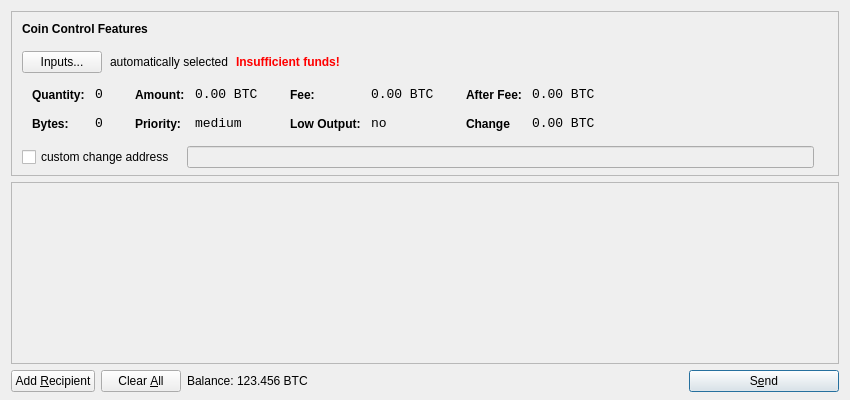
<?xml version="1.0" encoding="UTF-8"?>
<ui version="4.0">
 <class>SendCoinsDialog</class>
 <widget class="QDialog" name="SendCoinsDialog">
  <property name="geometry">
   <rect>
    <x>0</x>
    <y>0</y>
   <width>850</width>
    <height>400</height>
   </rect>
  </property>
  <property name="windowTitle">
   <string>Send Coins</string>
  </property>
  <layout class="QVBoxLayout" name="verticalLayout" stretch="0,1,0">
   <property name="bottomMargin">
    <number>8</number>
    </property>
    <item>
     <widget class="QFrame" name="frameCoinControl">
      <property name="sizePolicy">
       <sizepolicy hsizetype="Expanding" vsizetype="Expanding">
        <horstretch>0</horstretch>
        <verstretch>0</verstretch>
       </sizepolicy>
      </property>
      <property name="maximumSize">
       <size>
        <width>16777215</width>
        <height>16777215</height>
       </size>
      </property>
      <property name="frameShape">
       <enum>QFrame::StyledPanel</enum>
      </property>
      <property name="frameShadow">
       <enum>QFrame::Sunken</enum>
     </property>
      <layout class="QVBoxLayout" name="verticalLayoutCoinControl2">
      <property name="spacing">
        <number>-1</number>
       </property>
       <property name="leftMargin">
        <number>0</number>
       </property>
       <property name="topMargin">
        <number>0</number>
       </property>
       <property name="rightMargin">
        <number>0</number>
       </property>
       <property name="bottomMargin">
        <number>6</number>
       </property>
       <item>
        <layout class="QVBoxLayout" name="verticalLayoutCoinControl" stretch="0,0,0,0,1">
         <property name="spacing">
          <number>0</number>
         </property>
         <property name="leftMargin">
          <number>10</number>
         </property>
         <property name="topMargin">
          <number>10</number>
         </property>
         <item>
          <layout class="QHBoxLayout" name="horizontalLayoutCoinControl1">
           <property name="bottomMargin">
            <number>15</number>
           </property>
           <item>
            <widget class="QLabel" name="labelCoinControlFeatures">
             <property name="sizePolicy">
              <sizepolicy hsizetype="Preferred" vsizetype="Maximum">
               <horstretch>0</horstretch>
               <verstretch>0</verstretch>
              </sizepolicy>
             </property>
             <property name="font">
              <font>
               <weight>75</weight>
               <bold>true</bold>
              </font>
             </property>
             <property name="styleSheet">
              <string notr="true">font-weight:bold;</string>
             </property>
            <property name="text">
              <string>Coin Control Features</string>
             </property>
            </widget>
           </item>
          </layout>
         </item>
         <item>
          <layout class="QHBoxLayout" name="horizontalLayoutCoinControl2" stretch="0,0,0,0">
           <property name="spacing">
            <number>8</number>
           </property>
           <property name="bottomMargin">
            <number>10</number>
           </property>
           <item>
            <widget class="QPushButton" name="pushButtonCoinControl">
             <property name="styleSheet">
              <string notr="true"/>
             </property>
             <property name="text">
              <string>Inputs...</string>
             </property>
            </widget>
           </item>
           <item>
            <widget class="QLabel" name="labelCoinControlAutomaticallySelected">
             <property name="text">
              <string>automatically selected</string>
             </property>
             <property name="margin">
             <number>5</number>
            </property>
            </widget>
           </item>
           <item>
            <widget class="QLabel" name="labelCoinControlInsuffFunds">
             <property name="font">
              <font>
               <weight>75</weight>
               <bold>true</bold>
              </font>
             </property>
             <property name="styleSheet">
              <string notr="true">color:red;font-weight:bold;</string>
             </property>
             <property name="text">
              <string>Insufficient funds!</string>
             </property>
             <property name="margin">
              <number>5</number>
             </property>
            </widget>
           </item>
           <item>
            <spacer name="horizontalSpacerCoinControl">
             <property name="orientation">
              <enum>Qt::Horizontal</enum>
             </property>
             <property name="sizeHint" stdset="0">
              <size>
               <width>40</width>
               <height>1</height>
              </size>
             </property>
            </spacer>
           </item>
          </layout>
         </item>
         <item>
          <widget class="QWidget" name="widgetCoinControl" native="true">
           <property name="sizePolicy">
            <sizepolicy hsizetype="Preferred" vsizetype="Preferred">
             <horstretch>0</horstretch>
             <verstretch>0</verstretch>
            </sizepolicy>
           </property>
           <property name="minimumSize">
            <size>
             <width>0</width>
             <height>0</height>
            </size>
          </property>
           <property name="styleSheet">
            <string notr="true"/>
           </property>
           <layout class="QHBoxLayout" name="horizontalLayoutCoinControl5">
            <property name="margin">
             <number>0</number>
            </property>
            <item>
             <layout class="QHBoxLayout" name="horizontalLayoutCoinControl3" stretch="0,0,0,1">
              <property name="spacing">
               <number>20</number>
              </property>
              <property name="topMargin">
               <number>0</number>
              </property>
              <property name="bottomMargin">
               <number>10</number>
              </property>
              <item>
               <layout class="QFormLayout" name="formLayoutCoinControl1">
                <property name="horizontalSpacing">
                 <number>10</number>
                </property>
                <property name="verticalSpacing">
                 <number>14</number>
                </property>
                <property name="leftMargin">
                 <number>10</number>
                </property>
                <property name="topMargin">
                 <number>4</number>
                </property>
                <property name="rightMargin">
                 <number>6</number>
                </property>
                <item row="0" column="0">
                 <widget class="QLabel" name="labelCoinControlQuantityText">
                 <property name="styleSheet">
                   <string notr="true">font-weight:bold;</string>
                  </property>
                  <property name="text">
                   <string>Quantity:</string>
                  </property>
                  <property name="margin">
                   <number>0</number>
                  </property>
                 </widget>
                </item>
                <item row="0" column="1">
                 <widget class="QLabel" name="labelCoinControlQuantity">
                  <property name="font">
                  <font>
                   <family>Monospace</family>
                    <pointsize>10</pointsize>
                   </font>
                  </property>
                  <property name="cursor">
                   <cursorShape>IBeamCursor</cursorShape>
                  </property>
                  <property name="contextMenuPolicy">
                   <enum>Qt::ActionsContextMenu</enum>
                  </property>
                  <property name="text">
                   <string>0</string>
                  </property>
                  <property name="margin">
                   <number>0</number>
                  </property>
                  <property name="textInteractionFlags">
                   <set>Qt::LinksAccessibleByMouse|Qt::TextSelectableByKeyboard|Qt::TextSelectableByMouse</set>
                  </property>
                 </widget>
                </item>
                <item row="1" column="0">
                 <widget class="QLabel" name="labelCoinControlBytesText">
                  <property name="styleSheet">
                   <string notr="true">font-weight:bold;</string>
                  </property>
                  <property name="text">
                   <string>Bytes:</string>
                  </property>
                 </widget>
                </item>
                <item row="1" column="1">
                 <widget class="QLabel" name="labelCoinControlBytes">
                  <property name="font">
                   <font>
                    <family>Monospace</family>
                    <pointsize>10</pointsize>
                   </font>
                  </property>
                  <property name="cursor">
                  <cursorShape>IBeamCursor</cursorShape>
                  </property>
                 <property name="contextMenuPolicy">
                  <enum>Qt::ActionsContextMenu</enum>
                  </property>
                  <property name="text">
                   <string>0</string>
                  </property>
                  <property name="textInteractionFlags">
                   <set>Qt::LinksAccessibleByMouse|Qt::TextSelectableByKeyboard|Qt::TextSelectableByMouse</set>
                  </property>
                 </widget>
                </item>
               </layout>
              </item>
              <item>
               <layout class="QFormLayout" name="formLayoutCoinControl2">
                <property name="horizontalSpacing">
                 <number>10</number>
                </property>
                <property name="verticalSpacing">
                 <number>14</number>
                </property>
                <property name="leftMargin">
                 <number>6</number>
                </property>
                <property name="topMargin">
                 <number>4</number>
                </property>
                <property name="rightMargin">
                 <number>6</number>
                </property>
                <item row="0" column="0">
                 <widget class="QLabel" name="labelCoinControlAmountText">
                  <property name="styleSheet">
                   <string notr="true">font-weight:bold;</string>
                  </property>
                  <property name="text">
                   <string>Amount:</string>
                  </property>
                  <property name="margin">
                   <number>0</number>
                  </property>
                 </widget>
                </item>
                <item row="0" column="1">
                 <widget class="QLabel" name="labelCoinControlAmount">
                  <property name="font">
                   <font>
                    <family>Monospace</family>
                    <pointsize>10</pointsize>
                  </font>
                  </property>
                  <property name="cursor">
                   <cursorShape>IBeamCursor</cursorShape>
                  </property>
                  <property name="contextMenuPolicy">
                   <enum>Qt::ActionsContextMenu</enum>
                  </property>
                  <property name="text">
                   <string>0.00 BTC</string>
                  </property>
                  <property name="textInteractionFlags">
                   <set>Qt::LinksAccessibleByMouse|Qt::TextSelectableByKeyboard|Qt::TextSelectableByMouse</set>
                  </property>
                 </widget>
                </item>
                <item row="1" column="0">
                 <widget class="QLabel" name="labelCoinControlPriorityText">
                  <property name="styleSheet">
                   <string notr="true">font-weight:bold;</string>
                  </property>
                  <property name="text">
                   <string>Priority:</string>
                  </property>
                 </widget>
                </item>
                <item row="1" column="1">
                 <widget class="QLabel" name="labelCoinControlPriority">
                  <property name="font">
                   <font>
                    <family>Monospace</family>
                    <pointsize>10</pointsize>
                   </font>
                  </property>
                  <property name="cursor">
                   <cursorShape>IBeamCursor</cursorShape>
                  </property>
                  <property name="contextMenuPolicy">
                   <enum>Qt::ActionsContextMenu</enum>
                  </property>
                  <property name="text">
                   <string>medium</string>
                  </property>
                  <property name="textInteractionFlags">
                   <set>Qt::LinksAccessibleByMouse|Qt::TextSelectableByKeyboard|Qt::TextSelectableByMouse</set>
                  </property>
                 </widget>
                </item>
               </layout>
              </item>
              <item>
               <layout class="QFormLayout" name="formLayoutCoinControl3">
                <property name="horizontalSpacing">
                 <number>10</number>
                </property>
                <property name="verticalSpacing">
                 <number>14</number>
                </property>
                <property name="leftMargin">
                 <number>6</number>
                </property>
                <property name="topMargin">
                 <number>4</number>
                </property>
                <property name="rightMargin">
                 <number>6</number>
                </property>
                <item row="0" column="0">
                 <widget class="QLabel" name="labelCoinControlFeeText">
                  <property name="styleSheet">
                   <string notr="true">font-weight:bold;</string>
                  </property>
                  <property name="text">
                   <string>Fee:</string>
                  </property>
                  <property name="margin">
                   <number>0</number>
                  </property>
                 </widget>
                </item>
                <item row="0" column="1">
                 <widget class="QLabel" name="labelCoinControlFee">
                  <property name="font">
                   <font>
                    <family>Monospace</family>
                    <pointsize>10</pointsize>
                   </font>
                  </property>
                  <property name="cursor">
                   <cursorShape>IBeamCursor</cursorShape>
                  </property>
                  <property name="contextMenuPolicy">
                   <enum>Qt::ActionsContextMenu</enum>
                  </property>
                  <property name="text">
                   <string>0.00 BTC</string>
                  </property>
                  <property name="textInteractionFlags">
                   <set>Qt::LinksAccessibleByMouse|Qt::TextSelectableByKeyboard|Qt::TextSelectableByMouse</set>
                  </property>
                 </widget>
                </item>
                <item row="1" column="0">
                 <widget class="QLabel" name="labelCoinControlLowOutputText">
                  <property name="styleSheet">
                   <string notr="true">font-weight:bold;</string>
                  </property>
                  <property name="text">
                   <string>Low Output:</string>
                 </property>
                 </widget>
               </item>
                <item row="1" column="1">
                 <widget class="QLabel" name="labelCoinControlLowOutput">
                  <property name="font">
                   <font>
                    <family>Monospace</family>
                    <pointsize>10</pointsize>
                   </font>
                  </property>
                  <property name="cursor">
                   <cursorShape>IBeamCursor</cursorShape>
                  </property>
                  <property name="contextMenuPolicy">
                   <enum>Qt::ActionsContextMenu</enum>
                  </property>
                  <property name="text">
                   <string>no</string>
                  </property>
                  <property name="textInteractionFlags">
                   <set>Qt::LinksAccessibleByMouse|Qt::TextSelectableByKeyboard|Qt::TextSelectableByMouse</set>
                  </property>
                 </widget>
                </item>
               </layout>
              </item>
              <item>
               <layout class="QFormLayout" name="formLayoutCoinControl4">
                <property name="horizontalSpacing">
                 <number>10</number>
                </property>
                <property name="verticalSpacing">
                 <number>14</number>
                </property>
                <property name="leftMargin">
                 <number>6</number>
                </property>
                <property name="topMargin">
                 <number>4</number>
               </property>
                <property name="rightMargin">
                 <number>6</number>
                </property>
                <item row="0" column="0">
                 <widget class="QLabel" name="labelCoinControlAfterFeeText">
                  <property name="styleSheet">
                   <string notr="true">font-weight:bold;</string>
                  </property>
                  <property name="text">
                   <string>After Fee:</string>
                  </property>
                  <property name="margin">
                   <number>0</number>
                  </property>
                 </widget>
                </item>
                <item row="0" column="1">
                 <widget class="QLabel" name="labelCoinControlAfterFee">
                  <property name="font">
                   <font>
                    <family>Monospace</family>
                    <pointsize>10</pointsize>
                   </font>
                  </property>
                  <property name="cursor">
                   <cursorShape>IBeamCursor</cursorShape>
                  </property>
                  <property name="contextMenuPolicy">
                   <enum>Qt::ActionsContextMenu</enum>
                  </property>
                 <property name="text">
                  <string>0.00 BTC</string>
                  </property>
                 <property name="textInteractionFlags">
                   <set>Qt::LinksAccessibleByMouse|Qt::TextSelectableByKeyboard|Qt::TextSelectableByMouse</set>
                  </property>
                 </widget>
                </item>
                <item row="1" column="0">
                 <widget class="QLabel" name="labelCoinControlChangeText">
                  <property name="styleSheet">
                   <string notr="true">font-weight:bold;</string>
                  </property>
                  <property name="text">
                   <string>Change</string>
                  </property>
                 </widget>
                </item>
                <item row="1" column="1">
                 <widget class="QLabel" name="labelCoinControlChange">
                  <property name="font">
                   <font>
                    <family>Monospace</family>
                    <pointsize>10</pointsize>
                   </font>
                  </property>
                  <property name="cursor">
                   <cursorShape>IBeamCursor</cursorShape>
                  </property>
                  <property name="contextMenuPolicy">
                   <enum>Qt::ActionsContextMenu</enum>
                  </property>
                  <property name="text">
                   <string>0.00 BTC</string>
                  </property>
                  <property name="textInteractionFlags">
                   <set>Qt::LinksAccessibleByMouse|Qt::TextSelectableByKeyboard|Qt::TextSelectableByMouse</set>
                  </property>
                 </widget>
                </item>
               </layout>
              </item>
             </layout>
            </item>
           </layout>
          </widget>
         </item>
         <item>
          <layout class="QHBoxLayout" name="horizontalLayoutCoinControl4" stretch="0,0,0">
           <property name="spacing">
            <number>12</number>
           </property>
           <property name="sizeConstraint">
            <enum>QLayout::SetDefaultConstraint</enum>
           </property>
           <property name="topMargin">
            <number>5</number>
           </property>
           <property name="rightMargin">
            <number>5</number>
           </property>
           <item>
            <widget class="QCheckBox" name="checkBoxCoinControlChange">
             <property name="text">
              <string>custom change address</string>
             </property>
            </widget>
           </item>
           <item>
            <widget class="QLineEdit" name="lineEditCoinControlChange">
             <property name="enabled">
              <bool>false</bool>
             </property>
             <property name="sizePolicy">
              <sizepolicy hsizetype="Expanding" vsizetype="Fixed">
               <horstretch>0</horstretch>
               <verstretch>0</verstretch>
              </sizepolicy>
             </property>
            </widget>
           </item>
           <item>
            <widget class="QLabel" name="labelCoinControlChangeLabel">
             <property name="sizePolicy">
              <sizepolicy hsizetype="Preferred" vsizetype="Expanding">
               <horstretch>0</horstretch>
               <verstretch>0</verstretch>
              </sizepolicy>
             </property>
             <property name="minimumSize">
              <size>
               <width>0</width>
              <height>0</height>
              </size>
             </property>
             <property name="text">
              <string/>
             </property>
             <property name="margin">
              <number>3</number>
             </property>
            </widget>
           </item>
          </layout>
         </item>
         <item>
          <spacer name="verticalSpacerCoinControl">
           <property name="orientation">
            <enum>Qt::Vertical</enum>
           </property>
           <property name="sizeHint" stdset="0">
            <size>
             <width>800</width>
             <height>1</height>
            </size>
           </property>
          </spacer>
         </item>
        </layout>
       </item>
      </layout>
     </widget>
    </item> 
 <item>
    <widget class="QScrollArea" name="scrollArea">
     <property name="widgetResizable">
      <bool>true</bool>
     </property>
     <widget class="QWidget" name="scrollAreaWidgetContents">
      <property name="geometry">
       <rect>
        <x>0</x>
        <y>0</y>
        <width>666</width>
         <width>830</width>
       </rect>
      </property>
      <layout class="QVBoxLayout" name="verticalLayout_2">
       <property name="margin">
        <number>0</number>
       </property>
       <item>
        <layout class="QVBoxLayout" name="entries">
         <property name="spacing">
          <number>6</number>
         </property>
        </layout>
       </item>
       <item>
        <spacer name="verticalSpacer">
         <property name="orientation">
          <enum>Qt::Vertical</enum>
         </property>
         <property name="sizeHint" stdset="0">
          <size>
           <width>20</width>
           <height>40</height>
          </size>
         </property>
        </spacer>
       </item>
      </layout>
     </widget>
    </widget>
   </item>
   <item>
    <layout class="QHBoxLayout" name="horizontalLayout">
     <item>
      <widget class="QPushButton" name="addButton">
       <property name="toolTip">
        <string>Send to multiple recipients at once</string>
       </property>
       <property name="text">
        <string>Add &amp;Recipient</string>
       </property>
       <property name="icon">
        <iconset resource="../bitcoin.qrc">
         <normaloff>:/icons/add</normaloff>:/icons/add</iconset>
       </property>
       <property name="autoDefault">
        <bool>false</bool>
       </property>
      </widget>
     </item>
     <item>
      <widget class="QPushButton" name="clearButton">
       <property name="sizePolicy">
        <sizepolicy hsizetype="Minimum" vsizetype="Fixed">
         <horstretch>0</horstretch>
         <verstretch>0</verstretch>
        </sizepolicy>
       </property>
       <property name="toolTip">
        <string>Remove all transaction fields</string>
       </property>
       <property name="text">
        <string>Clear &amp;All</string>
       </property>
       <property name="icon">
        <iconset resource="../bitcoin.qrc">
         <normaloff>:/icons/remove</normaloff>:/icons/remove</iconset>
       </property>
       <property name="autoRepeatDelay">
        <number>300</number>
       </property>
       <property name="autoDefault">
        <bool>false</bool>
       </property>
      </widget>
     </item>
     <item>
      <layout class="QHBoxLayout" name="horizontalLayout_2">
       <property name="spacing">
        <number>3</number>
       </property>
       <item>
        <widget class="QLabel" name="label">
         <property name="text">
          <string>Balance:</string>
         </property>
        </widget>
       </item>
       <item>
        <widget class="QLabel" name="labelBalance">
         <property name="cursor">
          <cursorShape>IBeamCursor</cursorShape>
         </property>
         <property name="text">
          <string>123.456 BTC</string>
         </property>
         <property name="textInteractionFlags">
          <set>Qt::LinksAccessibleByMouse|Qt::TextSelectableByKeyboard|Qt::TextSelectableByMouse</set>
         </property>
        </widget>
       </item>
      </layout>
     </item>
     <item>
      <spacer name="horizontalSpacer">
       <property name="orientation">
        <enum>Qt::Horizontal</enum>
       </property>
       <property name="sizeHint" stdset="0">
        <size>
         <width>40</width>
         <height>20</height>
        </size>
       </property>
      </spacer>
     </item>
     <item>
      <widget class="QPushButton" name="sendButton">
       <property name="minimumSize">
        <size>
         <width>150</width>
         <height>0</height>
        </size>
       </property>
       <property name="toolTip">
        <string>Confirm the send action</string>
       </property>
       <property name="text">
        <string>S&amp;end</string>
       </property>
       <property name="icon">
        <iconset resource="../bitcoin.qrc">
         <normaloff>:/icons/send</normaloff>:/icons/send</iconset>
       </property>
       <property name="default">
        <bool>true</bool>
       </property>
      </widget>
     </item>
    </layout>
   </item>
  </layout>
 </widget>
 <resources>
  <include location="../bitcoin.qrc"/>
 </resources>
 <connections/>
</ui>
